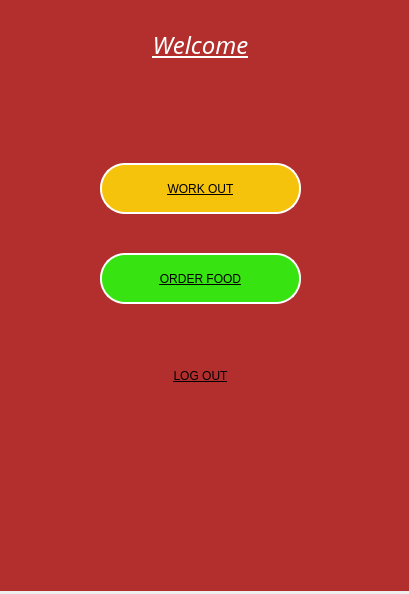
<?xml version="1.0" encoding="UTF-8"?>
<ui version="4.0">
 <class>user_scr</class>
 <widget class="QMainWindow" name="user_scr">
  <property name="geometry">
   <rect>
    <x>0</x>
    <y>0</y>
    <width>409</width>
    <height>594</height>
   </rect>
  </property>
  <property name="windowTitle">
   <string>MainWindow</string>
  </property>
  <widget class="QWidget" name="centralwidget">
   <widget class="QLabel" name="label">
    <property name="geometry">
     <rect>
      <x>0</x>
      <y>0</y>
      <width>411</width>
      <height>591</height>
     </rect>
    </property>
    <property name="styleSheet">
     <string notr="true">QLabel
{
	background-color: #b32f2d;
}</string>
    </property>
    <property name="text">
     <string/>
    </property>
    <property name="alignment">
     <set>Qt::AlignCenter</set>
    </property>
   </widget>
   <widget class="QLabel" name="label_2">
    <property name="geometry">
     <rect>
      <x>100</x>
      <y>19</y>
      <width>201</width>
      <height>51</height>
     </rect>
    </property>
    <property name="font">
     <font>
      <family>Yu Gothic Light</family>
      <pointsize>18</pointsize>
      <italic>true</italic>
      <underline>true</underline>
     </font>
    </property>
    <property name="styleSheet">
     <string notr="true">QLabel
{
	color: white;
}</string>
    </property>
    <property name="text">
     <string>Welcome</string>
    </property>
    <property name="alignment">
     <set>Qt::AlignCenter</set>
    </property>
   </widget>
   <widget class="QPushButton" name="pushButton">
    <property name="geometry">
     <rect>
      <x>100</x>
      <y>163</y>
      <width>201</width>
      <height>51</height>
     </rect>
    </property>
    <property name="font">
     <font>
      <underline>true</underline>
     </font>
    </property>
    <property name="styleSheet">
     <string notr="true">QPushButton {
    border: 2px solid white;
    border-radius: 25px;
    background-color: #f5c20c;
    min-width: 80px;
}

QPushButton:pressed {
    background-color: qlineargradient(x1: 0, y1: 0, x2: 0, y2: 1,
                                      stop: 0 #dadbde, stop: 1 #f6f7fa);
}

QPushButton:flat {
    border: none; /* no border for a flat push button */
}

QPushButton:default {
    border-color: navy; /* make the default button prominent */
}</string>
    </property>
    <property name="text">
     <string>WORK OUT</string>
    </property>
   </widget>
   <widget class="QPushButton" name="pushButton_2">
    <property name="geometry">
     <rect>
      <x>100</x>
      <y>253</y>
      <width>201</width>
      <height>51</height>
     </rect>
    </property>
    <property name="font">
     <font>
      <underline>true</underline>
     </font>
    </property>
    <property name="styleSheet">
     <string notr="true">QPushButton {
    border: 2px solid white;
    border-radius: 25px;
    background-color: #37e310;
    min-width: 80px;
}

QPushButton:pressed {
    background-color: qlineargradient(x1: 0, y1: 0, x2: 0, y2: 1,
                                      stop: 0 #dadbde, stop: 1 #f6f7fa);
}

QPushButton:flat {
    border: none; /* no border for a flat push button */
}

QPushButton:default {
    border-color: navy; /* make the default button prominent */
}</string>
    </property>
    <property name="text">
     <string>ORDER FOOD</string>
    </property>
   </widget>
   <widget class="QPushButton" name="pushButton_3">
    <property name="geometry">
     <rect>
      <x>100</x>
      <y>350</y>
      <width>201</width>
      <height>51</height>
     </rect>
    </property>
    <property name="font">
     <font>
      <underline>true</underline>
     </font>
    </property>
    <property name="styleSheet">
     <string notr="true">QPushButton {
    border: 0px solid white;
    border-radius: 25px;
    background-color:#b32f2d;
    min-width: 80px;
}

QPushButton:pressed 
{
	color: white;    
}

QPushButton:flat {
    border: none; /* no border for a flat push button */
}

QPushButton:default {
    border-color: navy; /* make the default button prominent */
}</string>
    </property>
    <property name="text">
     <string>LOG OUT</string>
    </property>
   </widget>
  </widget>
 </widget>
 <resources/>
 <connections/>
</ui>
